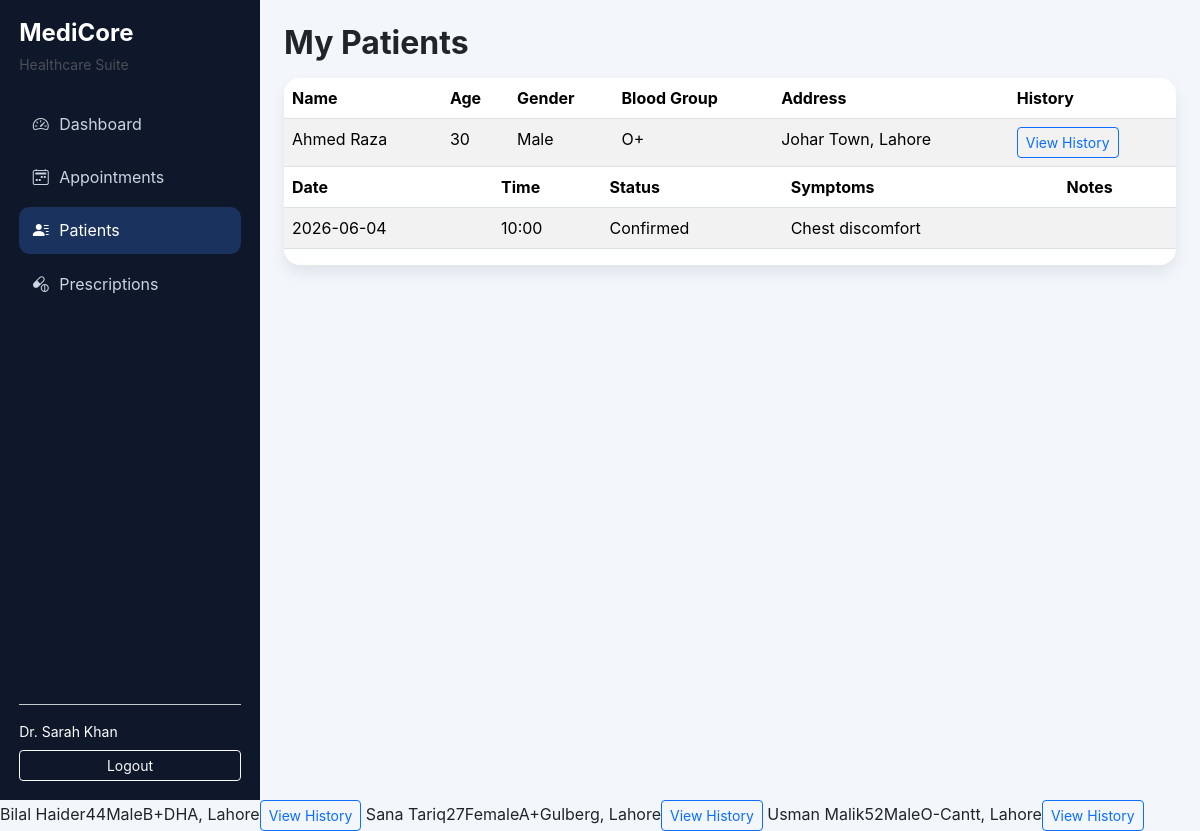
/doctor/patients.php (signed in), run on the app's committed database.
### tables this page shows
CREATE TABLE patients (
  id INT AUTO_INCREMENT PRIMARY KEY,user_id INT NOT NULL,age INT,gender ENUM('Male','Female','Other') DEFAULT NULL,
  blood_group VARCHAR(8),address TEXT,emergency_contact VARCHAR(30),
  FOREIGN KEY (user_id) REFERENCES users(id) ON DELETE CASCADE
);

CREATE TABLE users (
  id INT AUTO_INCREMENT PRIMARY KEY,
  name VARCHAR(120) NOT NULL,
  email VARCHAR(120) NOT NULL UNIQUE,
  password VARCHAR(255) NOT NULL,
  role ENUM('admin','doctor','patient') NOT NULL,
  phone VARCHAR(30),
  created_at TIMESTAMP DEFAULT CURRENT_TIMESTAMP
);

CREATE TABLE appointments (
  id INT AUTO_INCREMENT PRIMARY KEY,patient_id INT NOT NULL,doctor_id INT NOT NULL,appointment_date DATE NOT NULL,appointment_time TIME NOT NULL,
  status ENUM('pending','confirmed','cancelled','completed') DEFAULT 'pending',symptoms TEXT,notes TEXT,created_at TIMESTAMP DEFAULT CURRENT_TIMESTAMP,
  FOREIGN KEY (patient_id) REFERENCES patients(id) ON DELETE CASCADE,FOREIGN KEY (doctor_id) REFERENCES doctors(id) ON DELETE CASCADE
);

### config/db.php (called while the page is built, shortened)
<?php
function e(?string $value): string
{
    return htmlspecialchars((string) $value, ENT_QUOTES, 'UTF-8');
}

### doctor/patients.php (the view, shortened to what this page needs)
<?php session_start(); require_once __DIR__ . '/../config/db.php'; requireLogin(['doctor']);
$d=$pdo->prepare('SELECT id FROM doctors WHERE user_id=? LIMIT 1'); $d->execute([$_SESSION['user_id']]); $doctorId=(int)$d->fetchColumn();
$s=$pdo->prepare("SELECT DISTINCT p.*,u.name FROM appointments a JOIN patients p ON p.id=a.patient_id JOIN users u ON u.id=p.user_id WHERE a.doctor_id=? ORDER BY u.name"); $s->execute([$doctorId]); $rows=$s->fetchAll();
$historyStmt = $pdo->prepare("SELECT appointment_date, appointment_time, status, symptoms, notes FROM appointments WHERE doctor_id=? AND patient_id=? ORDER BY appointment_date DESC, appointment_time DESC");
$pageTitle='Doctor Patients'; include __DIR__ . '/../includes/header.php'; ?>
<h2 class="fw-bold mb-3">My Patients</h2>
<div class="table-wrap"><div class="table-responsive"><table class="table table-striped table-hover mb-0"><thead><tr><th>Name</th><th>Age</th><th>Gender</th><th>Blood Group</th><th>Address</th><th>History</th></tr></thead><tbody><?php foreach($rows as $r): ?><tr><td><?= e($r['name']) ?></td><td><?= e((string)$r['age']) ?></td><td><?= e($r['gender']) ?></td><td><?= e($r['blood_group']) ?></td><td><?= e($r['address']) ?></td><td><button class="btn btn-sm btn-outline-primary" data-bs-toggle="modal" data-bs-target="#history<?= e((string)$r['id']) ?>">View History</button></td></tr>
<div class="modal fade" id="history<?= e((string)$r['id']) ?>" tabindex="-1"><div class="modal-dialog modal-lg"><div class="modal-content"><div class="modal-body">
<?php $historyStmt->execute([$doctorId, (int)$r['id']]); $historyRows = $historyStmt->fetchAll(); ?>
<?php if ($historyRows): ?>
<div class="table-responsive"><table class="table table-striped table-hover"><thead><tr><th>Date</th><th>Time</th><th>Status</th><th>Symptoms</th><th>Notes</th></tr></thead><tbody><?php foreach($historyRows as $h): ?><tr><td><?= e($h['appointment_date']) ?></td><td><?= e(substr($h['appointment_time'],0,5)) ?></td><td><?= e(ucfirst($h['status'])) ?></td><td><?= e($h['symptoms']) ?></td><td><?= e($h['notes']) ?></td></tr><?php endforeach; ?></tbody></table></div>
<?php else: ?>
<p class="text-muted mb-0">No appointment history found for this patient.</p>
<?php endif; ?>
</div></div></div></div>
<?php endforeach; ?></tbody></table></div></div>
<?php include __DIR__ . '/../includes/footer.php'; ?>

### assets/css/style.css (style rules this page uses)
:root { --sidebar:#0f172a;--accent:#3b82f6;--bg:#f3f6fb }
body { background:var(--bg);font-family:Inter,Segoe UI,Arial,sans-serif }
.table-wrap { background:#fff;border-radius:1rem;overflow:hidden;box-shadow:0 8px 16px rgba(15,23,42,.08) }

### data on the page
patients: user.name "Ahmed Raza", age "30", gender "Male", blood_group "O+", address "Johar Town, Lahore"
appointments: appointment_date "2026-06-04", appointment_time "10:00", status "Confirmed", symptoms "Chest discomfort"
patients: user.name "Bilal Haider", age "44", gender "Male", blood_group "B+", address "DHA, Lahore"
patients: user.name "Sana Tariq", age "27", gender "Female", blood_group "A+", address "Gulberg, Lahore"
patients: user.name "Usman Malik", age "52", gender "Male", blood_group "O-", address "Cantt, Lahore"

### other printed values
$label "Dashboard"
$label "Appointments"
$label "Patients"
$label "Prescriptions"
$_SESSION['name'] "Dr. Sarah Khan"
